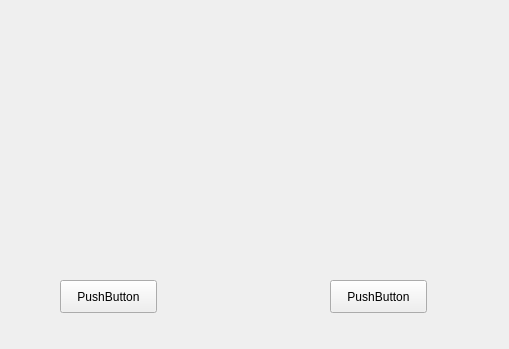
<?xml version="1.0" encoding="UTF-8"?>
<ui version="4.0">
 <class>Form</class>
 <widget class="QWidget" name="Form">
  <property name="geometry">
   <rect>
    <x>0</x>
    <y>0</y>
    <width>509</width>
    <height>349</height>
   </rect>
  </property>
  <property name="windowTitle">
   <string>Form</string>
  </property>
  <widget class="QPushButton" name="pushButton">
   <property name="geometry">
    <rect>
     <x>60</x>
     <y>280</y>
     <width>97</width>
     <height>33</height>
    </rect>
   </property>
   <property name="text">
    <string>PushButton</string>
   </property>
  </widget>
  <widget class="QPushButton" name="pushButton_2">
   <property name="geometry">
    <rect>
     <x>330</x>
     <y>280</y>
     <width>97</width>
     <height>33</height>
    </rect>
   </property>
   <property name="text">
    <string>PushButton</string>
   </property>
  </widget>
 </widget>
 <resources/>
 <connections/>
</ui>
